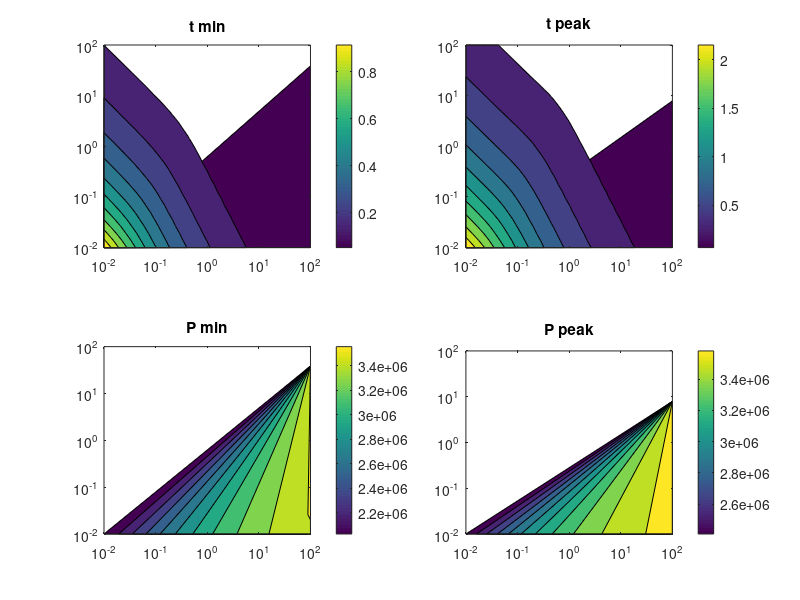

Recreate this plot in MATLAB.
% plotting eval C data
load eval_C_data

figure(1)
subplot(2,2,1)
contourf(C_nuc_rate, C_rdot, t_min)
set(gca,'xscale','log')
set(gca,'yscale','log')
title('t min')
colorbar

% figure(2)
subplot(2,2,2)

contourf(C_nuc_rate, C_rdot, t_peak)
set(gca,'xscale','log')
set(gca,'yscale','log')
title('t peak')
colorbar

% figure(3)
subplot(2,2,3)

contourf(C_nuc_rate, C_rdot, P_min)
set(gca,'xscale','log')
set(gca,'yscale','log')
title('P min')
colorbar

% figure(4)
subplot(2,2,4)

contourf(C_nuc_rate, C_rdot, P_peak)
set(gca,'xscale','log')
set(gca,'yscale','log')
title('P peak')
colorbar